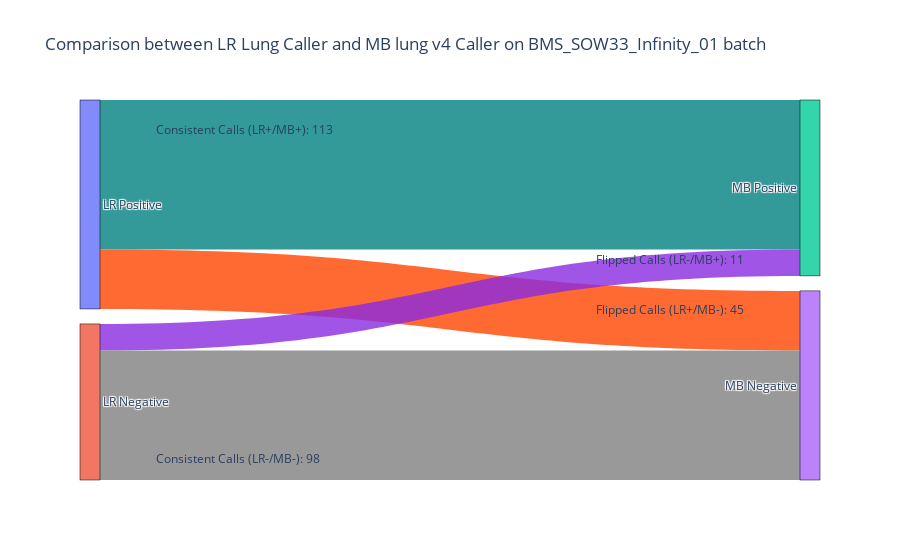

Notebook cell for this chart:
### Markdown cell above
## alluvial plot

### Code cell
import plotly.graph_objects as go

#drop the failed samples based on column "ctDNA_detected"
df_BMS_MRD_plot = df_BMS_MRD_update.dropna(subset=['ctDNA_detected'])
print(df_BMS_MRD_update.shape)
print(df_BMS_MRD_plot.shape)

#rename the columns to indicate the caller name
df_BMS_MRD_plot = df_BMS_MRD_plot.rename(columns={"ctDNA_detected": "LR_lung_call", "MB_Lung_v4_call": "MB_Lung_v4_call"})

# Prepare the data for the alluvial plot
df_methods = df_BMS_MRD_plot[["LR_lung_call", "MB_Lung_v4_call"]]
df_methods['LR_lung_call'] = df_methods['LR_lung_call'].apply(lambda x: 'Positive' if x == 'Detected' else 'Negative')
df_methods['MB_Lung_v4_call'] = df_methods['MB_Lung_v4_call'].apply(lambda x: 'Positive' if x == 'Detected' else 'Negative')

# Calculate the counts
lr_positive_mb_negative = len(df_methods[(df_methods['LR_lung_call'] == 'Positive') & (df_methods['MB_Lung_v4_call'] == 'Negative')])
lr_negative_mb_positive = len(df_methods[(df_methods['LR_lung_call'] == 'Negative') & (df_methods['MB_Lung_v4_call'] == 'Positive')])
both_positive = len(df_methods[(df_methods['LR_lung_call'] == 'Positive') & (df_methods['MB_Lung_v4_call'] == 'Positive')])
both_negative = len(df_methods[(df_methods['LR_lung_call'] == 'Negative') & (df_methods['MB_Lung_v4_call'] == 'Negative')])

# Define a minimum visual threshold for the line width 
min_visual_threshold = 20  # Adjust this value as needed for visibility

# Adjusted values for visual representation
visual_values = [
    max(both_positive, min_visual_threshold),
    max(lr_positive_mb_negative, min_visual_threshold),
    max(lr_negative_mb_positive, min_visual_threshold),
    max(both_negative, min_visual_threshold)
]

# Define Sankey diagram structure with adjusted visual values
fig = go.Figure(data=[go.Sankey(
    node=dict(
        pad=15,
        thickness=20,
        line=dict(color="black", width=0.5),
        label=["LR Positive", "LR Negative", "MB Positive", "MB Negative"],
    ),
    link=dict(
        source=[0, 0, 1, 1],  # Indices correspond to 'label' above
        target=[2, 3, 2, 3],
        value=visual_values,  # Use adjusted visual values
        color=['rgba(0, 128, 128, 0.8)', 'rgba(255, 69, 0, 0.8)', 'rgba(138, 43, 226, 0.8)', 'rgba(128, 128, 128, 0.8)']
    ))])

# Update annotations with actual counts
annotations = [
    go.layout.Annotation(x=0.1, y=0.95, xref='paper', yref='paper', showarrow=False, 
                         text=f'Consistent Calls (LR+/MB+): {both_positive}'),
    go.layout.Annotation(x=0.1, y=0.03, xref='paper', yref='paper', showarrow=False, 
                         text=f'Consistent Calls (LR-/MB-): {both_negative}'),
    go.layout.Annotation(x=0.9, y=0.45, xref='paper', yref='paper', showarrow=False, 
                         text=f'Flipped Calls (LR+/MB-): {lr_positive_mb_negative}'),
    go.layout.Annotation(x=0.9, y=0.58, xref='paper', yref='paper', showarrow=False, 
                         text=f'Flipped Calls (LR-/MB+): {lr_negative_mb_positive}')
]

fig.update_layout(title_text="Comparison between LR Lung Caller and MB lung v4 Caller on BMS_SOW33_Infinity_01 batch", annotations=annotations)

fig.show()

### Figure 1 — Plotly figure (JSON) as saved in the notebook; plotly's stock layout.template omitted (floating-point values rounded to 4 significant figures)
{"data": [{"link": {"color": ["rgba(0, 128, 128, 0.8)", "rgba(255, 69, 0, 0.8)", "rgba(138, 43, 226, 0.8)", "rgba(128, 128, 128, 0.8)"], "source": [0, 0, 1, 1], "target": [2, 3, 2, 3], "value": [113, 45, 20, 98]}, "node": {"label": ["LR Positive", "LR Negative", "MB Positive", "MB Negative"], "line": {"color": "black", "width": 0.5}, "pad": 15, "thickness": 20}, "type": "sankey"}], "layout": {"annotations": [{"showarrow": false, "text": "Consistent Calls (LR+/MB+): 113", "x": 0.1, "xref": "paper", "y": 0.95, "yref": "paper"}, {"showarrow": false, "text": "Consistent Calls (LR-/MB-): 98", "x": 0.1, "xref": "paper", "y": 0.03, "yref": "paper"}, {"showarrow": false, "text": "Flipped Calls (LR+/MB-): 45", "x": 0.9, "xref": "paper", "y": 0.45, "yref": "paper"}, {"showarrow": false, "text": "Flipped Calls (LR-/MB+): 11", "x": 0.9, "xref": "paper", "y": 0.58, "yref": "paper"}], "title": {"text": "Comparison between LR Lung Caller and MB lung v4 Caller on BMS_SOW33_Infinity_01 batch"}}}
